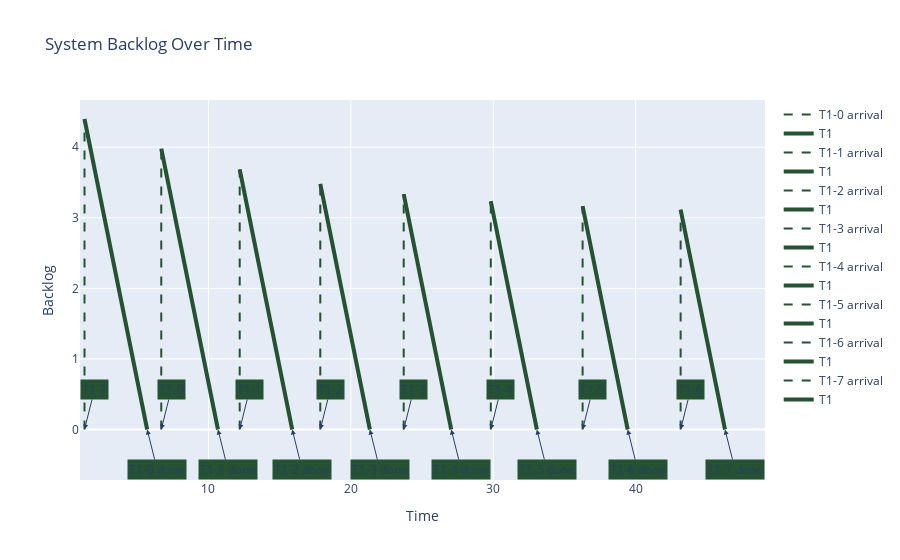

The cell this chart's notebook holds for it:
### Code cell
interval = 50

P = Uniprocessor(policy="FIFO", taskload=taskload)
WL = P.get_workload_until(interval)
T = get_periodic_tasks_hyperperiod(taskload)
PM = PlotManager(WL)
myfig = PM.plot_backlog()
myfig.show()

### Figure 1 — Plotly figure (JSON) as saved in the notebook; plotly's stock layout.template omitted (floating-point values rounded to 4 significant figures)
{"data": [{"line": {"color": "#245232", "dash": "dash", "width": 2}, "mode": "lines", "name": "T1-0 arrival", "type": "scatter", "x": [1.3, 1.3], "y": [0, 4.4]}, {"line": {"color": "#245232", "width": 4}, "mode": "lines", "name": "T1", "type": "scatter", "x": [1.3, 5.7], "y": [4.4, 0]}, {"line": {"color": "#245232", "dash": "dash", "width": 2}, "mode": "lines", "name": "T1-1 arrival", "type": "scatter", "x": [6.69, 6.69], "y": [0, 3.98]}, {"line": {"color": "#245232", "width": 4}, "mode": "lines", "name": "T1", "type": "scatter", "x": [6.69, 10.67], "y": [3.98, 0]}, {"line": {"color": "#245232", "dash": "dash", "width": 2}, "mode": "lines", "name": "T1-2 arrival", "type": "scatter", "x": [12.2, 12.2], "y": [0, 3.686]}, {"line": {"color": "#245232", "width": 4}, "mode": "lines", "name": "T1", "type": "scatter", "x": [12.2, 15.88], "y": [3.686, 0]}, {"line": {"color": "#245232", "dash": "dash", "width": 2}, "mode": "lines", "name": "T1-3 arrival", "type": "scatter", "x": [17.86, 17.86], "y": [0, 3.48]}, {"line": {"color": "#245232", "width": 4}, "mode": "lines", "name": "T1", "type": "scatter", "x": [17.86, 21.34], "y": [3.48, 0]}, {"line": {"color": "#245232", "dash": "dash", "width": 2}, "mode": "lines", "name": "T1-4 arrival", "type": "scatter", "x": [23.71, 23.71], "y": [0, 3.336]}, {"line": {"color": "#245232", "width": 4}, "mode": "lines", "name": "T1", "type": "scatter", "x": [23.71, 27.05], "y": [3.336, 0]}, {"line": {"color": "#245232", "dash": "dash", "width": 2}, "mode": "lines", "name": "T1-5 arrival", "type": "scatter", "x": [29.83, 29.83], "y": [0, 3.235]}, {"line": {"color": "#245232", "width": 4}, "mode": "lines", "name": "T1", "type": "scatter", "x": [29.83, 33.06], "y": [3.235, 0]}, {"line": {"color": "#245232", "dash": "dash", "width": 2}, "mode": "lines", "name": "T1-6 arrival", "type": "scatter", "x": [36.27, 36.27], "y": [0, 3.165]}, {"line": {"color": "#245232", "width": 4}, "mode": "lines", "name": "T1", "type": "scatter", "x": [36.27, 39.44], "y": [3.165, 0]}, {"line": {"color": "#245232", "dash": "dash", "width": 2}, "mode": "lines", "name": "T1-7 arrival", "type": "scatter", "x": [43.16, 43.16], "y": [0, 3.115]}, {"line": {"color": "#245232", "width": 4}, "mode": "lines", "name": "T1", "type": "scatter", "x": [43.16, 46.27], "y": [3.115, 0]}], "layout": {"annotations": [{"arrowhead": 2, "ax": 10, "ay": -40, "bgcolor": "#245232", "showarrow": true, "text": "T1-7", "x": 1.3, "y": 0}, {"arrowhead": 2, "ax": 10, "ay": 40, "bgcolor": "#245232", "showarrow": true, "text": "T1-0 done", "x": 5.7, "y": 0}, {"arrowhead": 2, "ax": 10, "ay": -40, "bgcolor": "#245232", "showarrow": true, "text": "T1-0", "x": 6.69, "y": 0}, {"arrowhead": 2, "ax": 10, "ay": 40, "bgcolor": "#245232", "showarrow": true, "text": "T1-1 done", "x": 10.67, "y": 0}, {"arrowhead": 2, "ax": 10, "ay": -40, "bgcolor": "#245232", "showarrow": true, "text": "T1-1", "x": 12.2, "y": 0}, {"arrowhead": 2, "ax": 10, "ay": 40, "bgcolor": "#245232", "showarrow": true, "text": "T1-2 done", "x": 15.88, "y": 0}, {"arrowhead": 2, "ax": 10, "ay": -40, "bgcolor": "#245232", "showarrow": true, "text": "T1-2", "x": 17.86, "y": 0}, {"arrowhead": 2, "ax": 10, "ay": 40, "bgcolor": "#245232", "showarrow": true, "text": "T1-3 done", "x": 21.34, "y": 0}, {"arrowhead": 2, "ax": 10, "ay": -40, "bgcolor": "#245232", "showarrow": true, "text": "T1-3", "x": 23.71, "y": 0}, {"arrowhead": 2, "ax": 10, "ay": 40, "bgcolor": "#245232", "showarrow": true, "text": "T1-4 done", "x": 27.05, "y": 0}, {"arrowhead": 2, "ax": 10, "ay": -40, "bgcolor": "#245232", "showarrow": true, "text": "T1-4", "x": 29.83, "y": 0}, {"arrowhead": 2, "ax": 10, "ay": 40, "bgcolor": "#245232", "showarrow": true, "text": "T1-5 done", "x": 33.06, "y": 0}, {"arrowhead": 2, "ax": 10, "ay": -40, "bgcolor": "#245232", "showarrow": true, "text": "T1-5", "x": 36.27, "y": 0}, {"arrowhead": 2, "ax": 10, "ay": 40, "bgcolor": "#245232", "showarrow": true, "text": "T1-6 done", "x": 39.44, "y": 0}, {"arrowhead": 2, "ax": 10, "ay": -40, "bgcolor": "#245232", "showarrow": true, "text": "T1-6", "x": 43.16, "y": 0}, {"arrowhead": 2, "ax": 10, "ay": 40, "bgcolor": "#245232", "showarrow": true, "text": "T1-7 done", "x": 46.27, "y": 0}], "showlegend": true, "title": {"text": "System Backlog Over Time"}, "xaxis": {"title": {"text": "Time"}}, "yaxis": {"title": {"text": "Backlog"}}}}
